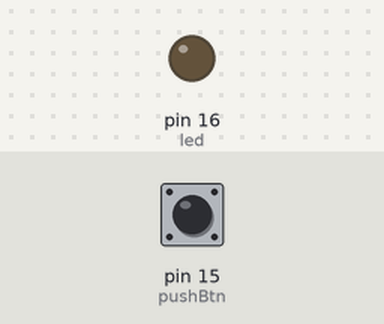
A sketch run on a simulated Arduino Uno, built with avr-gcc and run on an emulated ATmega328P. Parts: output pins drawn as LEDs (lit = HIGH). The test bench sets the inputs (shaded band); at power-on: pin 15 (pushBtn) LOW.

Above: at 1.2 s.
1.3 s: pin 15 (pushBtn) pulled HIGH for 0.15 s
At 1.9 s:
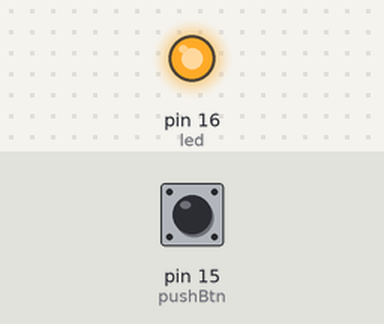
2.9 s: pin 15 (pushBtn) pulled HIGH for 1 s
At 4.3 s:
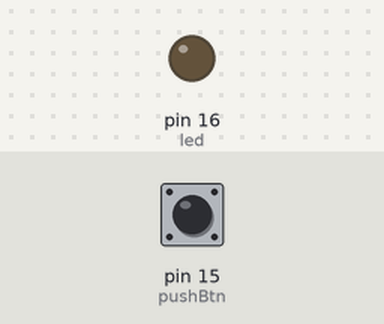
5.4 s: pin 15 (pushBtn) pulled HIGH for 3.2 s
At 6.2 s:
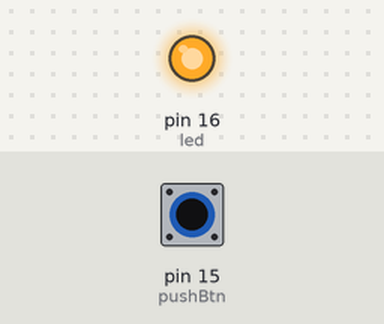
Timing chart, 0 to 8.4 s (numbered marks = the images above; inputs shaded):
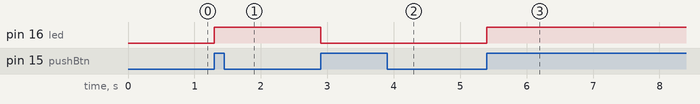

Measured:
- after the input at 1.3 s, pin 16 (led): LOW → HIGH at once
- after the input at 2.9 s, pin 16 (led): HIGH → LOW at once
- after the input at 5.4 s, pin 16 (led): LOW → HIGH at once

The sketch:

PushBtn_State.ino
```cpp
int led = 16;
int pushBtn = 15;
int buttonOld = 0;
int buttonNew = 1;
int ledState = 0;

void setup() {
  // put your setup code here, to run once:
  pinMode(led,OUTPUT);
  pinMode(pushBtn,INPUT);
  Serial.begin(115200);

}

void loop() {
  // put your main code here, to run repeatedly:

  buttonNew = digitalRead(pushBtn);
  if(buttonNew == 1 && buttonOld ==0){
    if(ledState == 0){
      digitalWrite(led,HIGH);
      ledState = 1;
    }else{
      digitalWrite(led,LOW);
      ledState = 0;
    }
  }

  buttonOld = buttonNew;

  delay(100);
}
```
